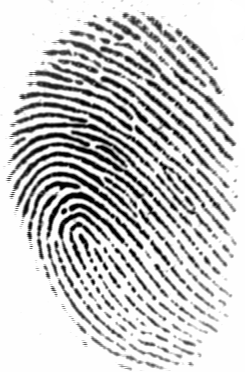
#> input picture Code/FP/database/101_1.tif, 245 x 372 px
$ python -i point_match.py   (imports and definitions only)   (older library calls are emulated)
#> lines starting #> are read from the running program, lines starting #| are printed output that depends on the picture; after the words box and inside, x2 and y2 are one past the last pixel; in counts of white or black regions, pixels touching at a corner belong together
#> further down, picture is the input picture: shape (372, 245); min 1, max 255, mean 201.2
# encoding: utf-8
import copy

import numpy as np
import cv2
import incomplete_region


####点匹配


# [61 lines left out: functions judge_line, judge_derivative, turning_point, not called in this run]


def cal_dis(po1, po2):
    return ((po1[0] - po2[0]) ** 2 + (po1[1] - po2[1]) ** 2) ** 0.5


# [121 lines left out: functions edge_judge_connect, angle, match_judge, not called in this run]


def contours(gray):
    # 转换为二值图像
    ret, binary = cv2.threshold(gray, 0, 255, cv2.THRESH_BINARY | cv2.THRESH_OTSU)
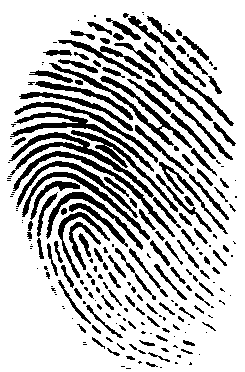
#> binary: shape (372, 245); 75.1% white; 230 black regions (108 under 20 px), largest, box (x1, y1, x2, y2) and area: (9, 132, 154, 198) 1262, (49, 63, 192, 148) 1245, (10, 112, 154, 172) 1073
#> ret = 159
    # 2次腐蚀,3次膨胀
    kernel = cv2.getStructuringElement(cv2.MORPH_RECT, (5, 5))
    binary = cv2.erode(binary, kernel, iterations=2)
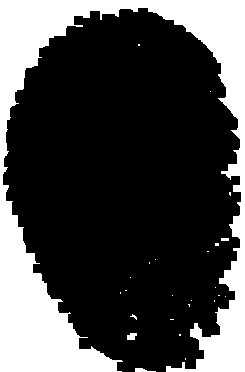
#> binary: shape (372, 245); 27.6% white; 25 white regions (21 under 20 px), largest, box (x1, y1, x2, y2) and area: (0, 0, 245, 372) 24983, (127, 333, 137, 340) 56, (135, 368, 156, 372) 51, (221, 238, 229, 241) 24
    binary = cv2.dilate(binary, kernel, iterations=3)
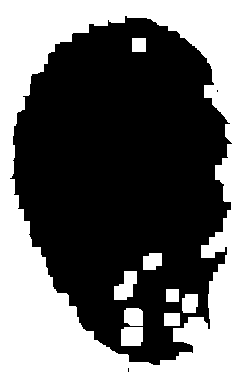
#> binary: shape (372, 245); 41.4% white; 9 white regions

    cloneImg, contours, heriachy = cv2.findContours(
        binary, cv2.RETR_TREE, cv2.CHAIN_APPROX_SIMPLE)
#> contours = 11 contours, 1 with area under 20; largest, box (x1, y1, x2, y2) and area: (0, 0, 245, 372) 90517, (9, 15, 233, 366) 56318, (114, 271, 137, 300) 396, (121, 327, 143, 346) 365, (124, 308, 143, 326) 284; heriachy = [[-1, -1, 1, -1], [2, -1, -1, 0], [-1, 1, 3, 0], [4, -1, -1, 2], [5, 3, -1, 2], [6, 4, -1, 2], [7, 5, -1, 2], [8, 6, -1, 2], [9, 7, -1, 2], [10, 8, -1, 2], [-1, 9, -1, 2]]
    new_img = np.ones(binary.shape, dtype=np.uint8) * 255  # 创建白色背景
    ###　凸包轮廓检测，保证边缘残缺在里面
    max_loc = 0
    for i, contour in enumerate(contours):
        if len(contour) >= len(contours[max_loc]):
            max_loc = i
#> this loop made 11 passes
#> contour on passes 5, 8, 11: [[164, 313], [164, 325], [179, 325], [179, 313]], [[166, 289], [166, 301], [178, 301], [178, 289]], [[132, 38], [132, 51], [145, 51], [145, 38]]
#> after the loop, max_loc = 2
    cv2.drawContours(new_img, contours, max_loc, 0, cv2.FILLED)  # 对临时图填充黑色
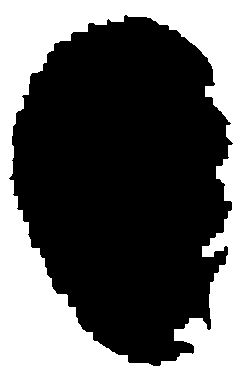
#> new_img: shape (372, 245); 37.6% white; 1 white region, box (x1, y1, x2, y2) and area: (0, 0, 245, 372) 34225

    new_kernel = cv2.getStructuringElement(cv2.MORPH_RECT, (3, 3))
    #####当两个轮廓特别近的时候,修改膨胀系数
    new_img = cv2.dilate(new_img, new_kernel, iterations=2)  # 对黑色背景腐蚀，使白色扩大
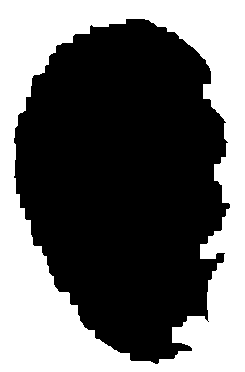
#> new_img: shape (372, 245); 40.5% white; 1 white region, box (x1, y1, x2, y2) and area: (0, 0, 245, 372) 36932
    # cv2.imshow("erode", new_img)
    # cv2.waitKey(0)
    return new_img


# [274 lines left out: functions find_side_point, point_match, draw, final, not called in this run]

>>> import cv2
>>> picture = cv2.imread('../FP/database/101_1.tif', cv2.IMREAD_GRAYSCALE)
>>> result = contours(picture)

$ run again, on Code/FP/database/101_2.tif
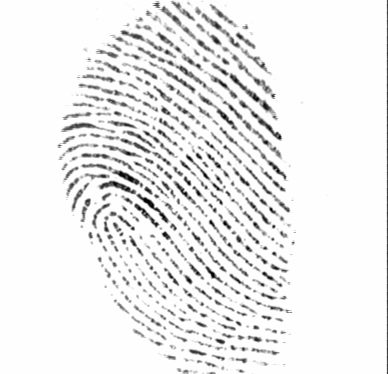
#> input picture Code/FP/database/101_2.tif, 388 x 374 px
#> picture is the input picture: shape (374, 388); min 1, max 254, mean 237
#> in contours, `ret, binary = cv2.threshold(gray, 0, 255, cv2.THRESH_BINARY | cv2.THRE..`:
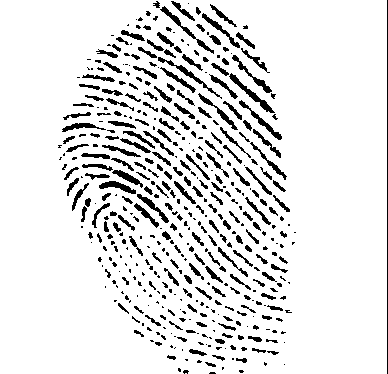
#> binary: shape (374, 388); 89.3% white; 454 black regions (239 under 20 px), largest, box (x1, y1, x2, y2) and area: (387, 0, 388, 374) 374, (229, 73, 275, 113) 297, (160, 6, 214, 54) 270
#> ret = 187
#> contours = 23 contours, 1 with area under 20; largest, box (x1, y1, x2, y2) and area: (187, 0, 388, 374) 46417, (0, 0, 211, 374) 43712, (234, 304, 269, 338) 588, (213, 289, 246, 316) 562, (83, 178, 104, 205) 441; heriachy = 23 rows, first 6: [1, -1, -1, -1], [2, 0, -1, -1], [3, 1, -1, -1], [4, 2, -1, -1], [5, 3, -1, -1], [6, 4, -1, -1]
#> the loop in contours, `for i, contour in enumerate(contours):` made 23 passes
#> contour on passes 3, 4, 5, 7, 9, 13, 15, 16: [[190, 274], [190, 288], [202, 288], [202, 274]], [[246, 268], [246, 280], [258, 280], [258, 268]], [[177, 259], [177, 271], [190, 271], [190, 259]], [[234, 224], [234, 236], [247, 236], [247, 224]], [[153, 196], [153, 208], [166, 208], [166, 196]], [[240, 109], [240, 121], [252, 121], [252, 109]], [[227, 60], [227, 74], [239, 74], [239, 60]], [[212, 43], [212, 56], [224, 56], [224, 43]]
#> after the loop in contours, `for i, contour in enumerate(contours):`: max_loc = 22
#> in contours, `new_img = cv2.dilate(new_img, new_kernel, iterations=2)`:
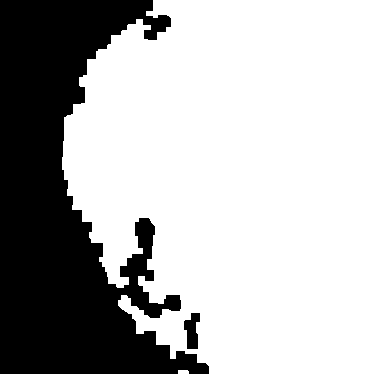
#> new_img: shape (374, 388); 71% white; 2 black regions, box (x1, y1, x2, y2) and area: (0, 0, 209, 374) 41621, (184, 313, 200, 349) 392

$ run again, on Code/FP/database/102_1.tif
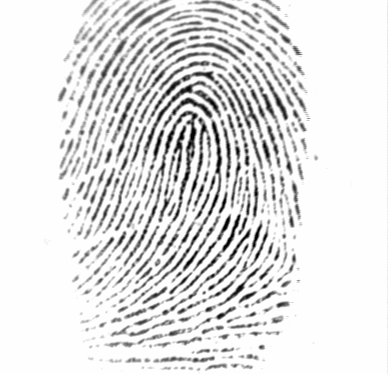
#> input picture Code/FP/database/102_1.tif, 388 x 374 px
#> picture is the input picture: shape (374, 388); min 1, max 254, mean 226.3
#> in contours, `ret, binary = cv2.threshold(gray, 0, 255, cv2.THRESH_BINARY | cv2.THRE..`:
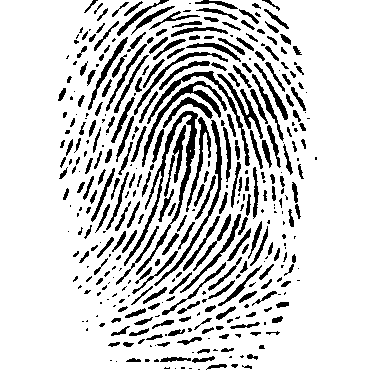
#> binary: shape (374, 388); 83.3% white; 383 black regions (152 under 20 px), largest, box (x1, y1, x2, y2) and area: (124, 111, 198, 275) 1525, (142, 81, 227, 167) 809, (147, 71, 250, 166) 758
#> ret = 183
#> contours = 14 contours; largest, box (x1, y1, x2, y2) and area: (0, 0, 388, 374) 78104, (268, 265, 286, 293) 400, (167, 0, 191, 13) 243, (230, 0, 254, 12) 232, (101, 0, 125, 12) 230; heriachy = 14 rows, first 6: [1, -1, -1, -1], [2, 0, -1, -1], [3, 1, -1, -1], [4, 2, -1, -1], [5, 3, -1, -1], [6, 4, -1, -1]
#> the loop in contours, `for i, contour in enumerate(contours):` made 14 passes
#> contour on passes 1, 2, 4, 6: [[189, 314], [189, 326], [201, 326], [201, 314]], [[234, 305], [234, 317], [246, 317], [246, 305]], [[246, 217], [246, 229], [259, 229], [259, 217]], [[256, 32], [256, 44], [268, 44], [268, 32]]
#> after the loop in contours, `for i, contour in enumerate(contours):`: max_loc = 10
#> in contours, `new_img = cv2.dilate(new_img, new_kernel, iterations=2)`:
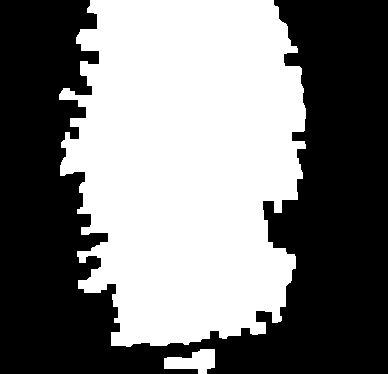
#> new_img: shape (374, 388); 47.7% white; 2 white regions, box (x1, y1, x2, y2) and area: (59, 0, 306, 347) 68375, (164, 349, 215, 374) 802

$ run again, on Code/FP/database/102_2.tif
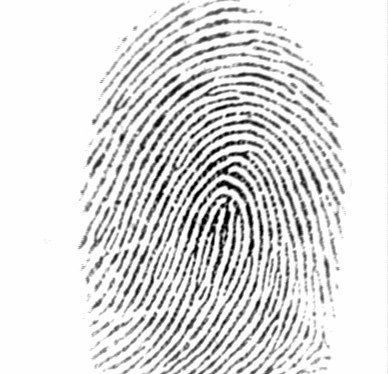
#> input picture Code/FP/database/102_2.tif, 388 x 374 px
#> picture is the input picture: shape (374, 388); min 1, max 254, mean 222
#> in contours, `ret, binary = cv2.threshold(gray, 0, 255, cv2.THRESH_BINARY | cv2.THRE..`:
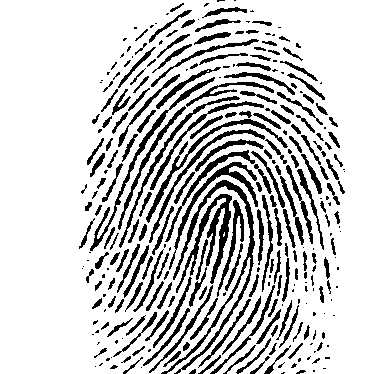
#> binary: shape (374, 388); 81.2% white; 300 black regions (112 under 20 px), largest, box (x1, y1, x2, y2) and area: (161, 180, 255, 374) 1769, (176, 194, 232, 293) 1316, (90, 77, 215, 251) 952
#> ret = 180
#> contours = 4 contours; box (x1, y1, x2, y2) and area: (0, 0, 207, 374) 41372, (223, 0, 388, 374) 28312, (226, 21, 244, 45) 304, (128, 366, 151, 374) 152; heriachy = [[1, -1, -1, -1], [2, 0, -1, -1], [3, 1, -1, -1], [-1, 2, -1, -1]]
#> the loop in contours, `for i, contour in enumerate(contours):` made 4 passes
#> after the loop in contours, `for i, contour in enumerate(contours):`: max_loc = 3
#> in contours, `new_img = cv2.dilate(new_img, new_kernel, iterations=2)`:
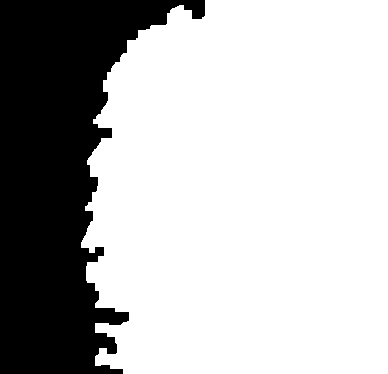
#> new_img: shape (374, 388); 72.2% white; 1 black region, box (x1, y1, x2, y2) and area: (0, 0, 205, 374) 40409
